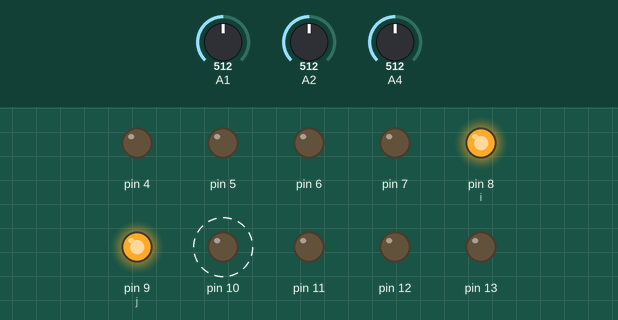
This sketch was run on a simulated Arduino Uno, built with avr-gcc and run on an emulated ATmega328P. Shown: output pins drawn as LEDs (lit = HIGH). Dashed ring = blinking. Inputs (shaded band) come from the test bench; at power-on: A1 = 512, A4 = 512, A2 = 512.

Above: at 1.5 s.
1.6 s: A1 set to 0
At 1.87 s:
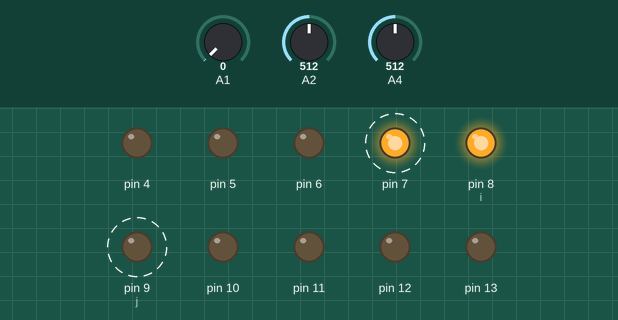
5.1 s: A4 set to 0
At 5.1 s:
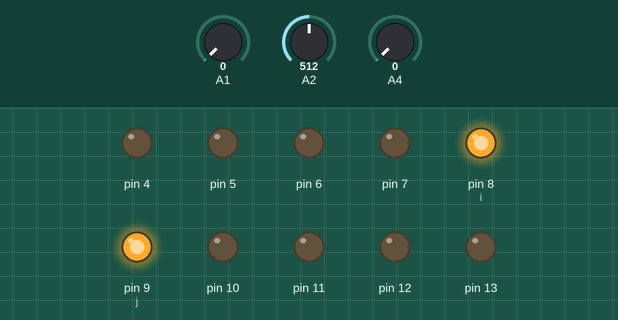
6.6 s: A4 set to 23
At 6.88 s:
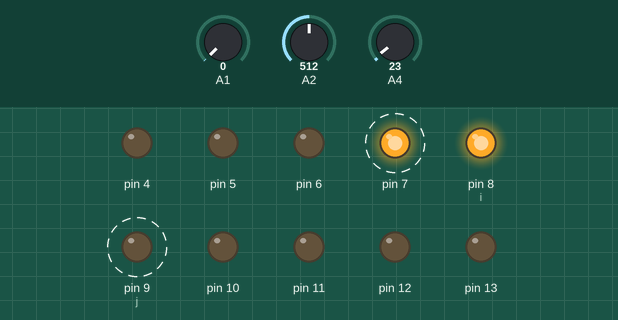
10.1 s: A1 set to 23
At 10.38 s:
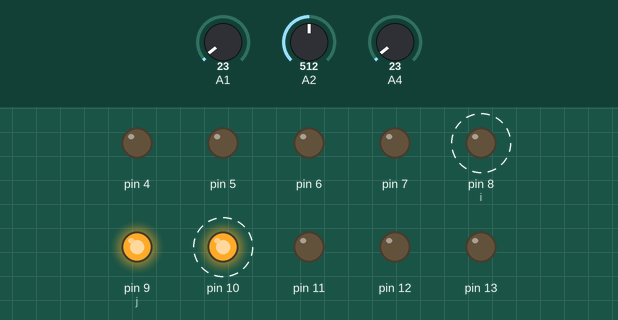
Timing chart, 0 to 14.6 s (numbered marks = the images above; inputs shaded):
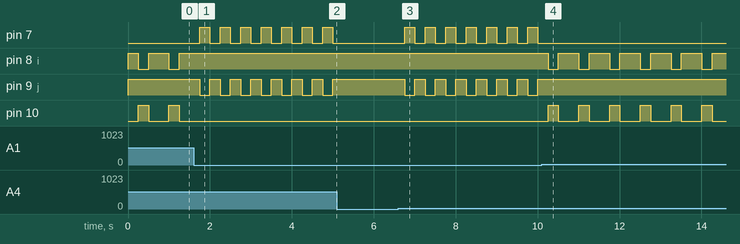

The sketch:

e5.ino
```cpp
void setup() {
  // put your setup code here, to run once:
  pinMode(4, OUTPUT);
  pinMode(5, OUTPUT);
  pinMode(6, OUTPUT);
  pinMode(7, OUTPUT);
  pinMode(8, OUTPUT);
  pinMode(9, OUTPUT);
  pinMode(10, OUTPUT);
  pinMode(11, OUTPUT);
  pinMode(12, OUTPUT);
  pinMode(13, OUTPUT);
}

void loop() {
  // put your main code here, to run repeatedly:
  digitalWrite(8, 1);
  digitalWrite(9, 1);
  int i = 8;
  int j = 9;

  while(true){
     if(analogRead(A2)>0 or analogRead(A3)>0){
        digitalWrite(i, 0);
        digitalWrite(j, 0);
        i=8;
        j=9;
        digitalWrite(i, 1);
        digitalWrite(j, 1);
        delay(250);
     }

     if (analogRead(A1)>0){
        digitalWrite(i, 0);
        digitalWrite(j, 0);
        if (i>=13){
          i=3;
        }
        if (j>=13){
          j=3;
        }
        i++;
        j++;
        digitalWrite(i, 1);
        digitalWrite(j, 1);
        delay(250);
     }

     if (analogRead(A4)>0){
        digitalWrite(i, 0);
        digitalWrite(j, 0);
        if (i<=4){
          i=14;
        }
        if (j<=4){
          j=14;
        }
        i--;
        j--;
        digitalWrite(i, 1);
        digitalWrite(j, 1);
        delay(250);
     }
  }
}
```

Measured:
- after the input at 1.6 s, pin 7, pin 9 (j): alternates HIGH for 0.25 s and LOW for 0.25 s, starting after 0.15 s; pin 8 (i): stops changing and stays HIGH; pin 10: stops changing and stays LOW
- after the input at 5.1 s, pin 7: stops changing and stays LOW; pin 9 (j): stops changing and stays HIGH
- after the input at 6.6 s, pin 7, pin 9 (j): alternates HIGH for 0.25 s and LOW for 0.25 s, starting after 0.16 s
- after the input at 10.1 s, pin 7: stops changing and stays LOW; pin 8 (i): alternates HIGH for 0.50 s and LOW for 0.25 s, starting after 0.16 s; pin 9 (j): stops changing and stays HIGH; pin 10: alternates HIGH for 0.25 s and LOW for 0.50 s, starting after 0.16 s
- by itself, pin 10: alternates HIGH for 0.25 s and LOW for 0.50 s
